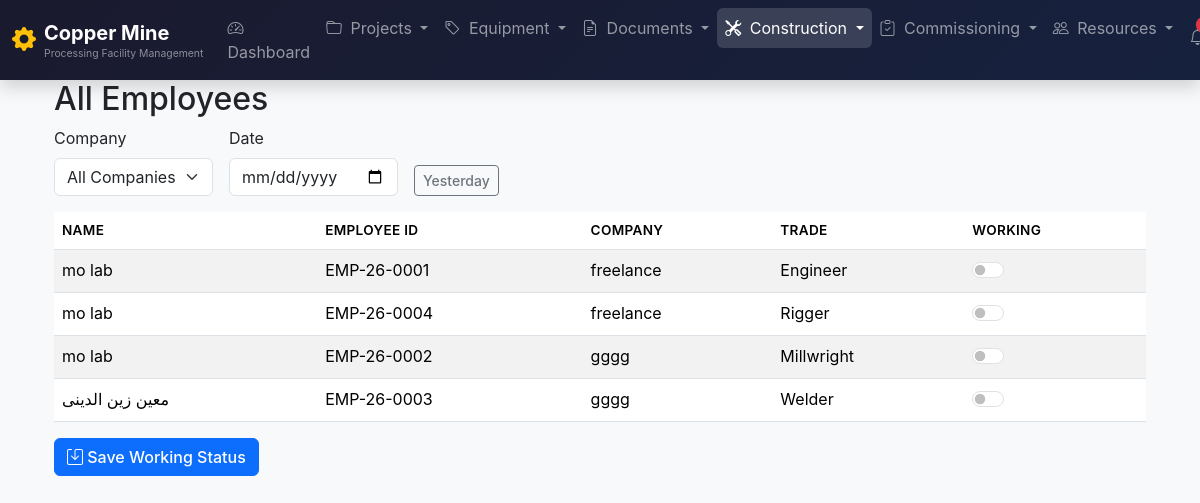
Page /construction/daily-proccess2/create/ (signed in) on the committed database.
### resources/models.py (models this page shows, shortened)
class Employee(models.Model):
	class Trade(models.TextChoices):
		MILLWRIGHT = 'MLWR', 'Millwright'
		ELECTRICIAN = 'ELEC', 'Electrician'
		WELDER = 'WELD', 'Welder'
		PIPE_FITTER = 'PIPE', 'Pipe Fitter'
		INSTRUMENT_TECH = 'INST', 'Instrument Technician'
		RIGGER = 'RIGG', 'Rigger'
		SUPERVISOR = 'SUPV', 'Supervisor'
		ENGINEER = 'ENGR', 'Engineer'
		SAFETY_OFFICER = 'SAFE', 'Safety Officer'
		LABORER = 'LAB', 'Laborer'
		OPERATOR = 'OPER', 'Operator'
		OTHER = 'OTHR', 'Other'
	user = models.OneToOneField(
			User, on_delete=models.SET_NULL, null=True, blank=True,
			related_name='employee_profile'
			)
	employee_id = models.CharField(max_length=50, unique=True)
	first_name = models.CharField(max_length=100)
	last_name = models.CharField(max_length=100)
	company = models.CharField(max_length=255, help_text="Contractor or employer name")
	trade = models.CharField(max_length=5, choices=Trade.choices)
	phone = models.CharField(max_length=50, blank=True)
	email = models.EmailField(blank=True)
	is_active = models.BooleanField(default=True)
	hire_date = models.DateField(null=True, blank=True)
	termination_date = models.DateField(null=True, blank=True)
	notes = models.TextField(blank=True)
	created_at = models.DateTimeField(auto_now_add=True)
	updated_at = models.DateTimeField(auto_now=True)
	class Meta:
		ordering = ['last_name', 'first_name']
		verbose_name = 'Employee'
		verbose_name_plural = 'Employees'
	@property
	def full_name(self):
		return f"{self.first_name} {self.last_name}"

### construction/views.py (the view, shortened to what this page needs)
# urls.py: path('daily-proccess2/create/', DailyProgressReportCreateView2.as_view(), name='daily_report_create2'),
class DailyProgressReportCreateView2(LoginRequiredMixin, ListView):
	model = Employee
	template_name = 'construction/employee_simple_list.html'
	context_object_name = 'employees'
	ordering = ['company', 'last_name', 'first_name']
	def get_queryset(self):
		queryset = super().get_queryset()
		company = self.request.GET.get('company') or self.request.POST.get('company')
		if company:
			queryset = queryset.filter(company=company)
		return queryset
	def get_context_data(self, **kwargs):
		context = super().get_context_data(**kwargs)
		context['companies'] = Employee.objects.values_list('company', flat=True).distinct().order_by('company')
		context['selected_company'] = self.request.GET.get('company', '') or self.request.POST.get('company', '')
		selected_date = self.request.GET.get('report_date', '') or self.request.POST.get('report_date', '')
		context['selected_date'] = selected_date
		context['working_employee_ids'] = []
		return context

### templates/construction/employee_simple_list.html (shortened to what this page needs)
{% extends 'base.html' %}
{% block content %}
<div class="container mt-4">
  <h2>All Employees</h2>
  <form method="get" class="row g-3 mb-3 align-items-end">
    <div class="col-auto">
      <label for="companyFilter" class="form-label">Company</label>
      <select name="company" id="companyFilter" class="form-select" onchange="this.form.submit()">
        <option value="">All Companies</option>
      </select>
    </div>
    <div class="col-auto">
      <label for="dateFilter" class="form-label">Date</label>
      <input type="date" name="report_date" id="dateFilter" class="form-control"
             value="{{ selected_date|default:'' }}" onchange="this.form.submit()">
    </div>
    <div class="col-auto d-flex align-items-end">
      <button type="button" class="btn btn-outline-secondary btn-sm" onclick="setYesterday()">
        Yesterday
      </button>
    </div>
  </form>
  <form method="post">
    <table class="table table-striped table-hover">
      <thead>
      <tr>
        <th>Name</th>
        <th>Employee ID</th>
        <th>Company</th>
        <th>Trade</th>
        <th>Working</th>
      </tr>
      </thead>
      <tbody>
      {% for emp in employees %}
      <tr>
        <td>{{ emp.full_name }}</td>
        <td>{{ emp.employee_id }}</td>
        <td>{{ emp.company }}</td>
        <td>{{ emp.get_trade_display }}</td>
        <td>
          <div class="form-check form-switch">
            <input class="form-check-input working-switch" type="checkbox"
                   name="working_employees" value="{{ emp.pk }}"
                   id="switch-{{ emp.pk }}"
                   {% if emp.pk in working_employee_ids %}checked{% endif %}>
          </div>
        </td>
      </tr>
      {% empty %}
      <tr>
        <td colspan="5" class="text-center text-muted">No employees found.</td>
      </tr>
      {% endfor %}
      </tbody>
    </table>
    <div class="mt-3">
      <button type="submit" class="btn btn-primary">
        <i class="bi bi-save"></i> Save Working Status
      </button>
    </div>
  </form>
</div>
{% endblock %}

### templates/base.html (style rules this page uses)
body { background-color: #f5f6fa; font-family: -apple-system, BlinkMacSystemFont, 'Segoe UI', Roboto, 'Helvetica Neue', Arial, sans-serif; }
.btn { font-weight: 500; }
.form-control, .form-select { border-radius: 0.375rem; }
.table th { font-weight: 600; font-size: 0.85rem; text-transform: uppercase; letter-spacing: 0.3px; }

### rows in the picture
Employee: full_name "mo lab", employee_id "EMP-26-0001", company "freelance", trade "Engineer"
Employee: full_name "mo lab", employee_id "EMP-26-0004", company "freelance", trade "Rigger"
Employee: full_name "mo lab", employee_id "EMP-26-0002", company "gggg", trade "Millwright"
Employee: full_name "معین زین الدینی", employee_id "EMP-26-0003", company "gggg", trade "Welder"
